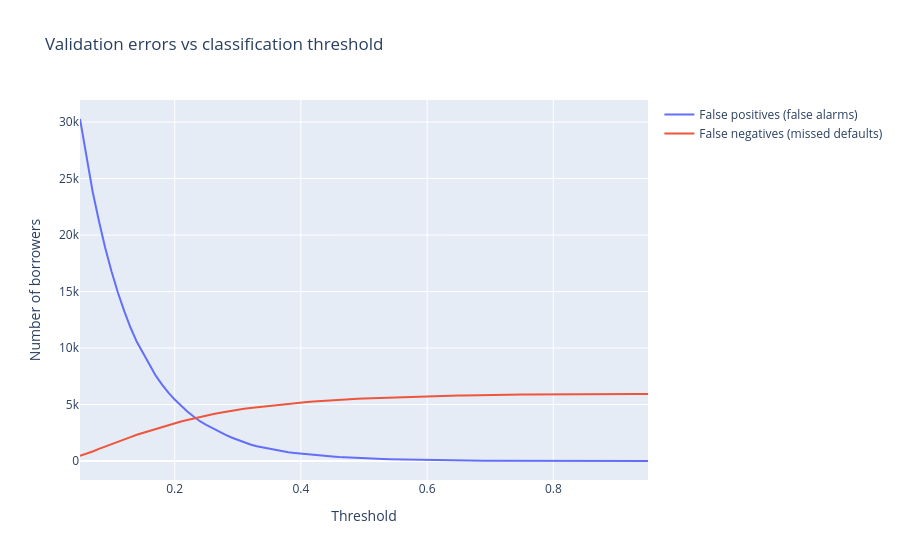

This figure's notebook cell:
### Markdown cell above
A high accuracy and low recall because there are less actual default cases than non-default cases

### Code cell
# testing a range of different thresholds on the validation data 
thresholds = np.round(np.arange(0.05,0.951,0.01),2)
validation_results = pd.DataFrame([
    metrics_at(y_val,p_val,t) for t in thresholds
])
# show the metrics for the thresholds that satisfy the threholds in this list 
display(validation_results.loc[validation_results['Threshold'].isin([0.10,0.15,0.20,0.25,0.30,0.50,0.70,0.90])].round(3))
# plot the mertics 
fig = go.Figure()
for col,label in [('FP','False positives (false alarms)'),('FN','False negatives (missed defaults)')]:
    fig.add_trace(go.Scatter(x=validation_results['Threshold'],
                             y=validation_results[col],mode='lines',name=label))
fig.update_layout(title='Validation errors vs classification threshold',
                  xaxis_title='Threshold',yaxis_title='Number of borrowers')
fig.show()

### Figure 1 — Plotly figure (JSON) as saved in the notebook; plotly's stock layout.template omitted (floating-point values rounded to 4 significant figures)
{"data": [{"mode": "lines", "name": "False positives (false alarms)", "type": "scatter", "x": [0.05, 0.06, 0.07, 0.08, 0.09, 0.1, 0.11, 0.12, 0.13, 0.14, 0.15, 0.16, 0.17, 0.18, 0.19, 0.2, 0.21, 0.22, 0.23, 0.24, 0.25, 0.26, 0.27, 0.28, 0.29, 0.3, 0.31, 0.32, 0.33, 0.34, 0.35, 0.36, 0.37, 0.38, 0.39, 0.4, 0.41, 0.42, 0.43, 0.44, 0.45, 0.46, 0.47, 0.48, 0.49, 0.5, 0.51, 0.52, 0.53, 0.54, 0.55, 0.56, 0.57, 0.58, 0.59, 0.6, 0.61, 0.62, 0.63, 0.64, 0.65, 0.66, 0.67, 0.68, 0.69, 0.7, 0.71, 0.72, 0.73, 0.74, 0.75, 0.76, 0.77, 0.78, 0.79, 0.8, 0.81, 0.82, 0.83, 0.84, 0.85, 0.86, 0.87, 0.88, 0.89, 0.9, 0.91, 0.92, 0.93, 0.94, 0.95], "y": [30272, 26939, 23853, 21249, 18857, 16771, 14909, 13289, 11815, 10548, 9506, 8469, 7551, 6769, 6052, 5446, 4903, 4378, 3933, 3521, 3202, 2889, 2575, 2329, 2077, 1869, 1649, 1467, 1312, 1205, 1074, 958, 854, 778, 714, 651, 592, 536, 482, 436, 396, 343, 312, 270, 243, 226, 202, 183, 170, 151, 139, 127, 117, 101, 93, 83, 77, 65, 59, 51, 47, 45, 40, 32, 27, 23, 20, 19, 18, 16, 15, 13, 11, 8, 6, 5, 4, 3, 2, 2, 2, 0, 0, 0, 0, 0, 0, 0, 0, 0, 0]}, {"mode": "lines", "name": "False negatives (missed defaults)", "type": "scatter", "x": [0.05, 0.06, 0.07, 0.08, 0.09, 0.1, 0.11, 0.12, 0.13, 0.14, 0.15, 0.16, 0.17, 0.18, 0.19, 0.2, 0.21, 0.22, 0.23, 0.24, 0.25, 0.26, 0.27, 0.28, 0.29, 0.3, 0.31, 0.32, 0.33, 0.34, 0.35, 0.36, 0.37, 0.38, 0.39, 0.4, 0.41, 0.42, 0.43, 0.44, 0.45, 0.46, 0.47, 0.48, 0.49, 0.5, 0.51, 0.52, 0.53, 0.54, 0.55, 0.56, 0.57, 0.58, 0.59, 0.6, 0.61, 0.62, 0.63, 0.64, 0.65, 0.66, 0.67, 0.68, 0.69, 0.7, 0.71, 0.72, 0.73, 0.74, 0.75, 0.76, 0.77, 0.78, 0.79, 0.8, 0.81, 0.82, 0.83, 0.84, 0.85, 0.86, 0.87, 0.88, 0.89, 0.9, 0.91, 0.92, 0.93, 0.94, 0.95], "y": [455, 635, 845, 1073, 1295, 1497, 1695, 1901, 2114, 2318, 2490, 2661, 2839, 3019, 3178, 3337, 3500, 3629, 3772, 3907, 4034, 4135, 4251, 4359, 4452, 4550, 4623, 4697, 4759, 4832, 4904, 4967, 5026, 5075, 5128, 5171, 5223, 5272, 5316, 5354, 5396, 5418, 5460, 5485, 5515, 5541, 5561, 5591, 5604, 5630, 5654, 5666, 5679, 5694, 5715, 5728, 5740, 5757, 5765, 5774, 5792, 5801, 5817, 5837, 5849, 5855, 5864, 5871, 5873, 5879, 5883, 5889, 5895, 5898, 5903, 5907, 5911, 5913, 5917, 5919, 5924, 5925, 5925, 5926, 5927, 5930, 5930, 5930, 5931, 5931, 5931]}], "layout": {"title": {"text": "Validation errors vs classification threshold"}, "xaxis": {"title": {"text": "Threshold"}}, "yaxis": {"title": {"text": "Number of borrowers"}}}}
